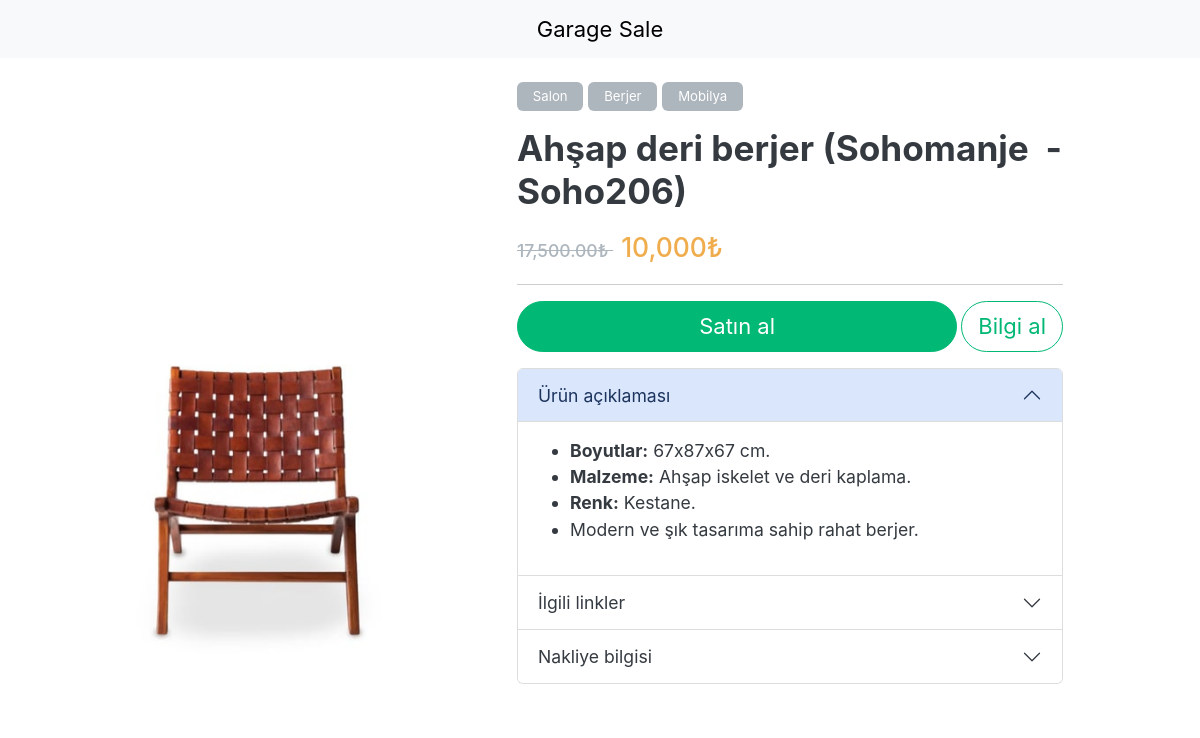
The page /detail/4 on the database its author committed.
### market/models.py (models this page shows, shortened)
class ItemImage(models.Model):
    item = models.ForeignKey(Item, related_name='images', on_delete=models.CASCADE)
    image = models.ImageField(upload_to='market/')

class Tag(models.Model):
    name = models.CharField(max_length=50, unique=True)
    slug = models.SlugField(max_length=50, unique=True)

class Item(models.Model):
    description = MarkdownField(rendered_field='description_rendered', validator=VALIDATOR_STANDARD, default='')
    description_rendered = RenderedMarkdownField(null=True, blank=True)
    is_sold = models.BooleanField(default=False)
    links = models.ManyToManyField(ItemLink, related_name='items', blank=True)
    name = models.CharField(max_length=255)
    notes = MarkdownField(rendered_field='notes_rendered', validator=VALIDATOR_STANDARD, default='')
    notes_rendered = RenderedMarkdownField(null=True, blank=True)
    purchase_price = models.DecimalField(max_digits=10, decimal_places=2)
    sale_price = models.CharField(max_length=50)
    tags = models.ManyToManyField(Tag, related_name='items', blank=True)

### market/views.py (the view)
# urls.py: path('detail/<int:id>', views.detail_view, name='detail'),
def detail_view(request, id):
    item = Item.objects.get(id=id)
    item_tags = item.tags.all()
    return render(request, 'market/detail.html', {'item': item, 'tags': item_tags});

### market/templates/market/detail.html (shortened to what this page needs)
{% extends "layout.html" %}
{% load humanize %}
{% block content %}
    <div class="container">
        <div class="row gy-3 gy-lg-0 gx-lg-6">
            <div class="col-12 col-lg-5">
                <div id="item-image-carousel" class="carousel slide">
                    <div class="carousel-indicators">
                        {% for image in item.images.all %}
                            <button
                              type="button" data-bs-target="#item-image-carousel"
                              data-bs-slide-to="{{ forloop.counter0 }}"
                              {% if forloop.first %}class="active"{% endif %}
                              aria-label="Slide {{ forloop.counter }}"
                            ></button>
                        {% endfor %}
                    </div>
                    <div class="carousel-inner">
                        {% for image in item.images.all %}
                            <div class="carousel-item {% if forloop.first %}active{% endif %}">
                                <img src="{{ image.image.url }}" class="d-block w-100" alt="{{ item.name }}">
                            </div>
                        {% endfor %}
                    </div>
                    <button
                      class="carousel-control-prev" type="button" data-bs-target="#item-image-carousel"
                      data-bs-slide="prev"
                    >
                        <span class="carousel-control-prev-icon" aria-hidden="true"></span>
                    </button>
                    <button
                      class="carousel-control-next" type="button" data-bs-target="#item-image-carousel"
                      data-bs-slide="next"
                    >
                        <span class="carousel-control-next-icon" aria-hidden="true"></span>
                    </button>
                </div>
            </div>
            <div class="col-12 col-lg-6">
                <div class="mb-3">
                    {% for tag in item.tags.all %}
                        <span class="badge text-bg-secondary">{{ tag.name.capitalize }}</span>
                    {% endfor %}
                </div>
                <h1 class="fs-2 mt-3">{{ item.name }}</h1>
                <div class="my-3 fw-medium">
                    <span class="text-decoration-line-through text-secondary">
                        {{ item.purchase_price | intcomma }}₺
                    </span>
                    <span class="text-warning ms-2 fs-4">
                        {{ item.sale_price | intcomma }}₺
                    </span>
                </div>
                <hr class="hr" />
                <div class="d-flex flex-row gap-1 my-3">
                    <a
                      class="btn btn-lg btn-success flex-grow-1"
                      target="_blank"
                      href="https://wa.me/905383453839?text={{ item.name | urlencode }}"
                    >
                        Satın al
                    </a>
                    <a
                      class="btn btn-lg btn-outline-success"
                      target="_blank"
                      href="https://wa.me/905383453839?text={{ item.name | urlencode }}"
                    >
                        Bilgi al
                    </a>
                </div>
                <div class="accordion" id="accordionPanelsStayOpenExample">
                    <div class="accordion-item">
                        <h2 class="accordion-header" id="panelsStayOpen-headingOne">
                            <button
                              class="accordion-button" type="button" data-bs-toggle="collapse"
                              data-bs-target="#panelsStayOpen-collapseOne" aria-expanded="true"
                              aria-controls="panelsStayOpen-collapseOne"
                            >
                                Ürün açıklaması
                            </button>
                        </h2>
                        <div
                          id="panelsStayOpen-collapseOne" class="accordion-collapse collapse show"
                          aria-labelledby="panelsStayOpen-headingOne"
                        >
                            <div class="accordion-body">
                                {{ item.description_rendered | safe }}
                            </div>
                        </div>
                    </div>
                    {% if item.links.all %}
                        <div class="accordion-item">
                            <h2 class="accordion-header" id="panelsStayOpen-headingTwo">
                                <button
                                  class="accordion-button collapsed" type="button" data-bs-toggle="collapse"
                                  data-bs-target="#panelsStayOpen-collapseTwo" aria-expanded="false"
                                  aria-controls="panelsStayOpen-collapseTwo"
                                >
                                    İlgili linkler
                                </button>
                            </h2>
                        </div>
                    {% endif %}
                    <div class="accordion-item">
                        <h2 class="accordion-header" id="panelsStayOpen-headingThree">
                            <button
                              class="accordion-button collapsed" type="button" data-bs-toggle="collapse"
                              data-bs-target="#panelsStayOpen-collapseThree" aria-expanded="false"
                              aria-controls="panelsStayOpen-collapseThree"
                            >
                                Nakliye bilgisi
                            </button>
                        </h2>
                    </div>
                </div>
            </div>
        </div>
    </div>
{% endblock %}

### rows shown on the page
ItemImage: image (picture)
Tag: name "Salon"
Tag: name "Berjer"
Tag: name "Mobilya"
Item: name "Ahşap deri berjer (Sohomanje - Soho206)", purchase_price "17,500.00", sale_price "10,000", description_rendered "Boyutlar: 67x87x67 cm. Malzeme: Ahşap iskelet ve deri kaplama. Renk: Kestane. Modern ve şık tasarıma sahip rahat berjer."
